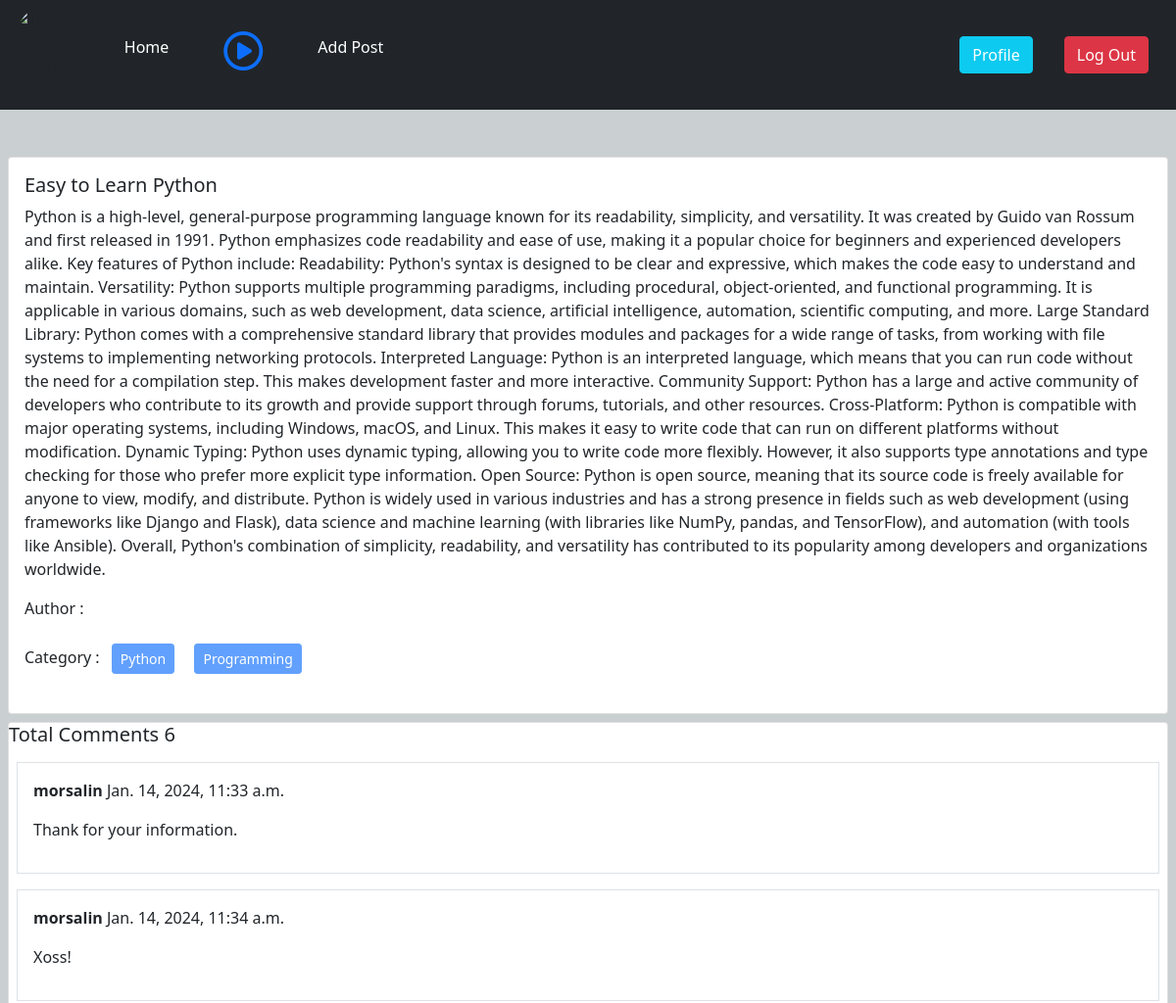
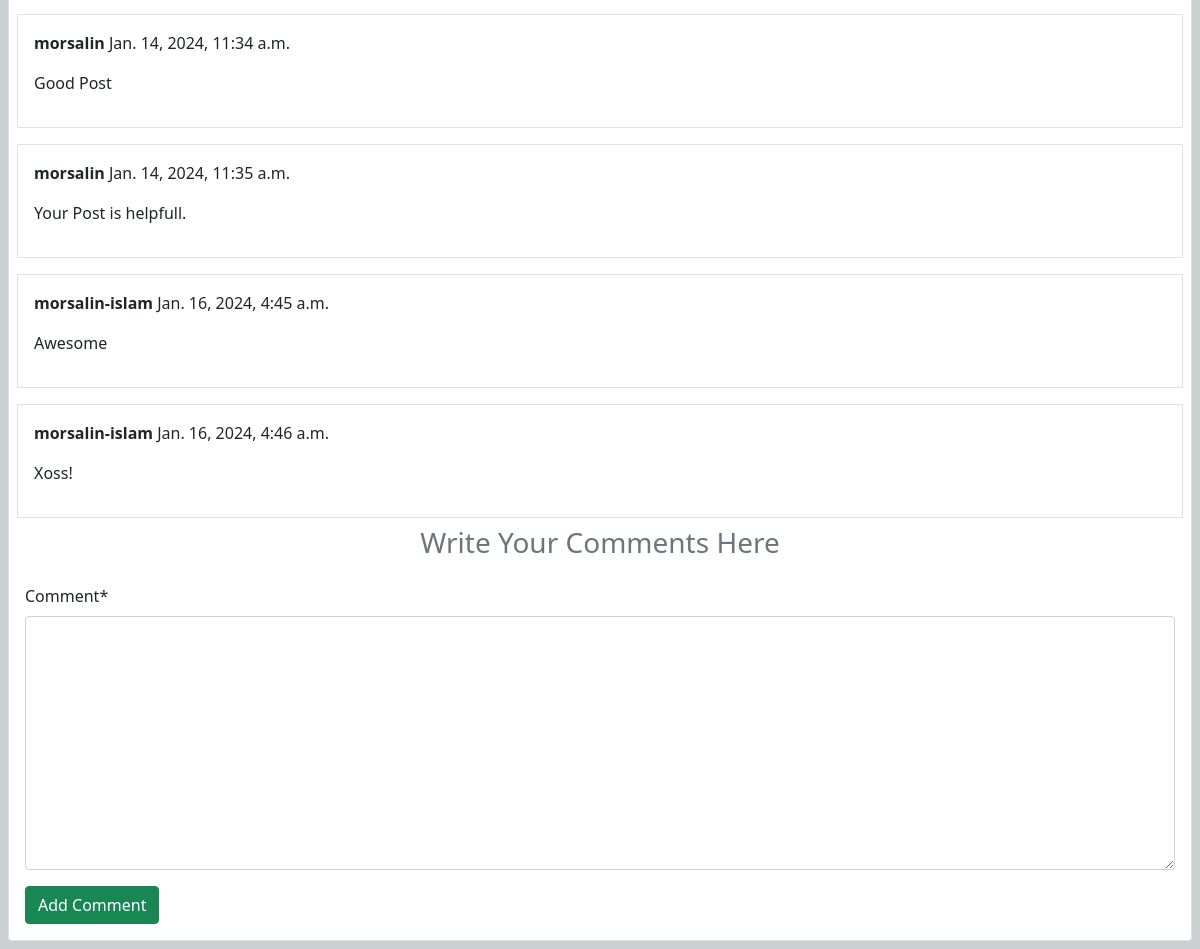
/post/details_post/8 (signed in), run on the app's committed database (2 pictures, top to bottom).
### post/models.py (models this page shows, shortened)
class Post(models.Model):
    title = models.CharField(max_length = 50)
    content = models.TextField()
    category = models.ManyToManyField(Category)
    author = models.ForeignKey(User, on_delete = models.CASCADE)
    image = models.ImageField(upload_to='post/media/uploads/',blank= True, null = True)

class Comment(models.Model):
    post = models.ForeignKey(Post, on_delete = models.CASCADE, related_name  = 'comments') # we can access title, content etc through related name
    name = models.CharField(max_length = 50)
    body = models.TextField(verbose_name = 'comment')
    comments_time = models.DateTimeField(auto_now_add = True) # jokhon kau ekjon comment korba sei time captue hoiba

### categories/models.py (models this page shows, shortened)
class Category(models.Model):
    name = models.CharField(max_length = 70)
    slug = models.SlugField(max_length = 1000, null = True, blank = True, unique = True)

### post/views.py (the view, shortened to what this page needs)
# urls.py: path("details_post/<int:id>", views.Details.as_view(), name='post_details'),
@method_decorator(login_required, name = 'dispatch')
class Details(DetailView):
    model = Post
    template_name = 'post_details.html'
    pk_url_kwarg = 'id'
    def get_context_data(self, **kwargs):
        context = super().get_context_data(**kwargs)
        post = self.object #  specific primary key dia sei model er ekta object asba
        Form = CommentsForm
        comments = post.comments.all # comments is related name of Comment model
        context['commentForm'] = Form
        context['comments'] = comments
        return context

### post/templates/post_details.html (shortened to what this page needs)
{% extends "base.html" %}
{% block content %}
<div class="col-12 m-auto mt-5">
    <div class="card m-2">
      <div class="card-body">
        <h5 class="card-title">{{post.title}}</h5>
        <p class="card-text">{{post.content}}</p>
        <p>Author : {{post.author.first_name}} {{post.author.last_name}}</p>
        <p>
          Category : {% for cat in post.category.all %}
          <button class="btn btn-primary btn-sm m-2" disabled >{{cat.name}} </button>
          {% endfor %}
        </p>
      </div>
    </div>
  </div>
{% load crispy_forms_tags %}
<div class='card m-2'>
  <h5>Total Comments {{comments | length}}</h5>
  {% for comment in comments %}
      <div class = 'card-body border m-2'>
        <p><b>{{comment.name}}</b> {{comment.comments_time}}</p>
        <p>{{comment.body}}</p>
      </div>
  {% endfor %}
  <h3 class = 'text-secondary text-center'>Write Your Comments Here</h3>
  <div class="card-body">
    <form method = "POST">
      {{commentForm | crispy}}
      <input class = 'btn btn-success' type="submit" value="Add Comment">
    </form>
  </div>
</div>
{% endblock content %}

### data on the page
Post: title "Easy to Learn Python", content "Python is a high-level, general-purpose programming language known for its readability, simplicity, and versatility. It was created by Guido van Rossum and first released in 1991. Python emphasizes code readability and ease of use, making it a popular choice for beginners and experienced developers alike. Key features of Python include: Readability: Python's syntax is designed to be clear and expressive, which makes the code easy to understand and maintain. Versatility: Python supports multiple programming paradigms, including procedural, object-oriented, and functional programming. It is applicable in various domains, such as web development, data science, artificial intelligence,…"
Category: name "Python"
Category: name "Programming"
Comment: name "morsalin", comments_time "Jan. 14, 2024, 11:33 a.m.", body "Thank for your information."
Comment: name "morsalin", comments_time "Jan. 14, 2024, 11:34 a.m.", body "Xoss!"
Comment: name "morsalin", comments_time "Jan. 14, 2024, 11:34 a.m.", body "Good Post"
Comment: name "morsalin", comments_time "Jan. 14, 2024, 11:35 a.m.", body "Your Post is helpfull."
Comment: name "morsalin-islam", comments_time "Jan. 16, 2024, 4:45 a.m.", body "Awesome"
Comment: name "morsalin-islam", comments_time "Jan. 16, 2024, 4:46 a.m.", body "Xoss!"

### other printed values
{{ comments | length }} "6"
